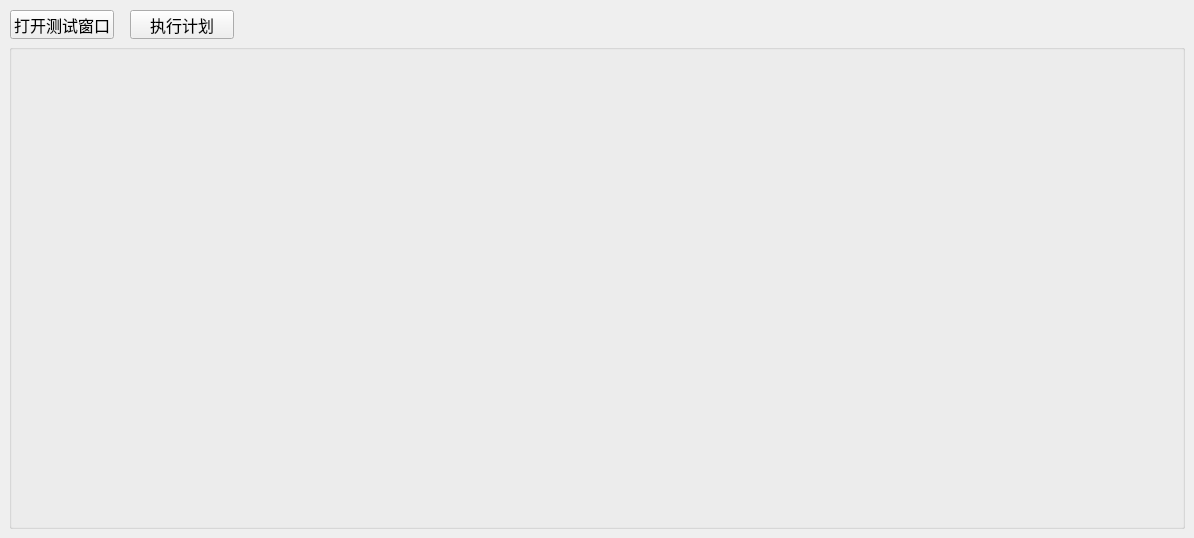
      <widget class="QWidget" name="tabRecipe">
       <attribute name="title">
        <string>测试计划</string>
       </attribute>
       <widget class="QGroupBox" name="groupBoxMT">
        <property name="geometry">
         <rect>
          <x>9</x>
          <y>44</y>
          <width>1176</width>
          <height>485</height>
         </rect>
        </property>
        <property name="sizePolicy">
         <sizepolicy hsizetype="Expanding" vsizetype="Expanding">
          <horstretch>0</horstretch>
          <verstretch>0</verstretch>
         </sizepolicy>
        </property>
        <property name="maximumSize">
         <size>
          <width>16777215</width>
          <height>600</height>
         </size>
        </property>
        <property name="title">
         <string/>
        </property>
       </widget>
       <widget class="QPushButton" name="pushButtonOpenConfigDialog">
        <property name="geometry">
         <rect>
          <x>10</x>
          <y>10</y>
          <width>104</width>
          <height>29</height>
         </rect>
        </property>
        <property name="maximumSize">
         <size>
          <width>120</width>
          <height>30</height>
         </size>
        </property>
        <property name="font">
         <font>
          <family>微软雅黑</family>
          <pointsize>12</pointsize>
         </font>
        </property>
        <property name="text">
         <string>打开测试窗口</string>
        </property>
       </widget>
       <widget class="QPushButton" name="btnExecuteTestPlan">
        <property name="geometry">
         <rect>
          <x>130</x>
          <y>10</y>
          <width>104</width>
          <height>29</height>
         </rect>
        </property>
        <property name="maximumSize">
         <size>
          <width>120</width>
          <height>30</height>
         </size>
        </property>
        <property name="font">
         <font>
          <family>微软雅黑</family>
          <pointsize>12</pointsize>
         </font>
        </property>
        <property name="text">
         <string>执行计划</string>
        </property>
       </widget>
      </widget>
